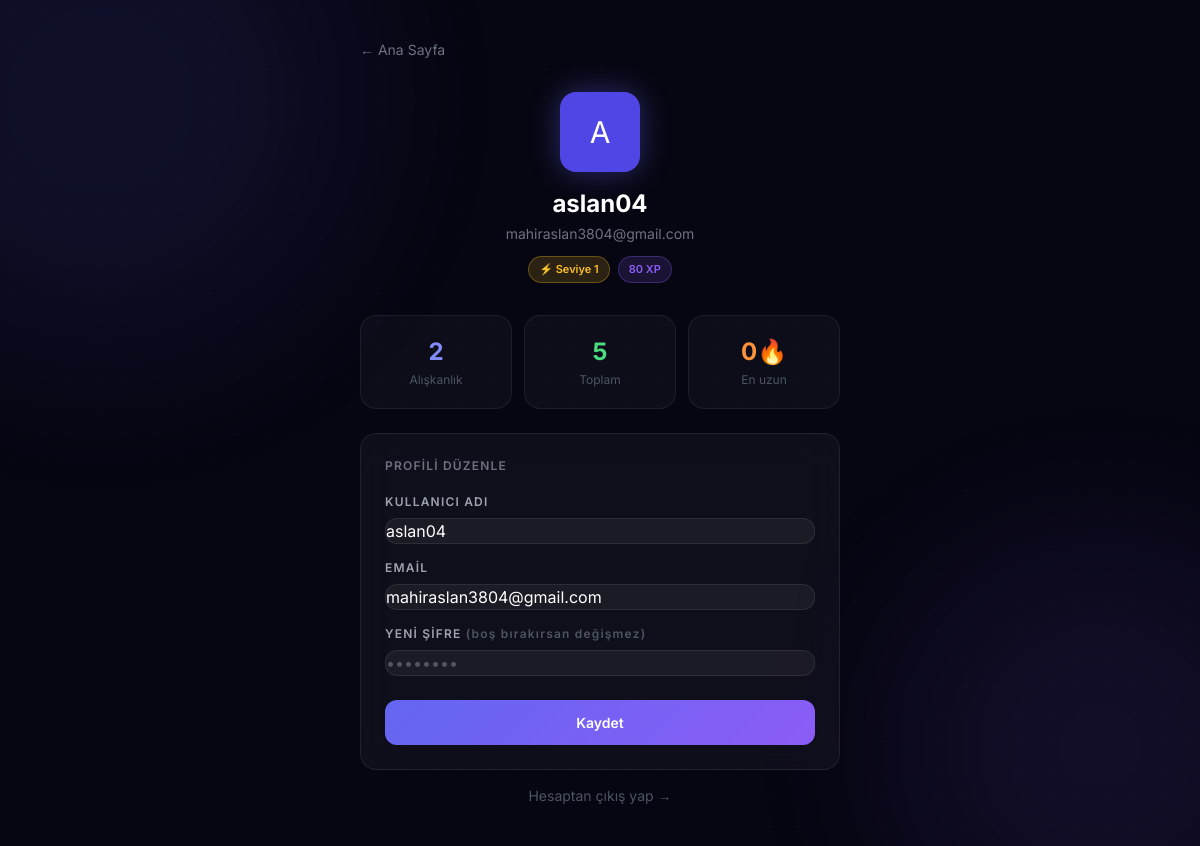
The app's page /profile (signed in) with its own data.
### app.py (models this page shows)
class User(UserMixin, db.Model):
    id = db.Column(db.Integer, primary_key=True)
    username = db.Column(db.String(80), unique=True, nullable=False)
    email = db.Column(db.String(120), unique=True, nullable=False)
    password = db.Column(db.String(200), nullable=False)
    xp = db.Column(db.Integer, default=0)
    level = db.Column(db.Integer, default=1)
    freeze_count = db.Column(db.Integer, default=3)
    onboarded = db.Column(db.Boolean, default=False)
    habits = db.relationship('Habit', backref='user', lazy=True, cascade='all, delete-orphan')
    todos = db.relationship('Todo', backref='user', lazy=True, cascade='all, delete-orphan')

### app.py (the view, shortened to what this page needs)
@app.route('/profile', methods=['GET', 'POST'])
@login_required
def profile():
    total_logs = sum(len(h.logs) for h in current_user.habits)
    max_streak = max((get_streak(h) for h in current_user.habits), default=0)
    return render_template('profile.html', user=current_user, total_logs=total_logs, max_streak=max_streak)

### app.py (called while the page is built)
@login_manager.user_loader
def load_user(user_id):
    return User.query.get(int(user_id))

def get_streak(habit):
    streak = 0
    check_date = date.today()
    log_dates = {l.date for l in habit.logs}
    while str(check_date) in log_dates:
        streak += 1
        check_date -= timedelta(days=1)
    return streak

### templates/profile.html (shortened to what this page needs)
<!DOCTYPE html>
<html lang="tr" data-theme="dark">
<head>
    <script src="https://cdn.tailwindcss.com"></script>
</head>
<body>
<div class="bg-orb orb1"></div>
<div class="bg-orb orb2"></div>
<div class="dot-grid"></div>
<div class="relative z-10 max-w-lg mx-auto px-4 py-10">
    <a href="/" class="flex items-center gap-2 text-gray-500 hover:text-white transition mb-8 text-sm">
        ← Ana Sayfa
    </a>
    <div class="text-center mb-8 slide-up">
        <div class="w-20 h-20 rounded-2xl bg-indigo-600 flex items-center justify-center text-3xl mx-auto mb-4" style="box-shadow:0 0 30px rgba(99,102,241,0.4)">
            {{ user.username[0].upper() }}
        </div>
        <h1 class="text-2xl font-bold">{{ user.username }}</h1>
        <p class="text-gray-500 text-sm mt-1">{{ user.email }}</p>
        <div class="flex items-center justify-center gap-2 mt-3">
            <span class="badge badge-gold">⚡ Seviye {{ user.level }}</span>
            <span class="badge badge-purple">{{ user.xp }} XP</span>
        </div>
    </div>
    <div class="grid grid-cols-3 gap-3 mb-6 slide-up">
        <div class="stat-card">
            <p class="text-2xl font-bold text-indigo-400">{{ user.habits|length }}</p>
            <p class="text-xs text-gray-600 mt-1">Alışkanlık</p>
        </div>
        <div class="stat-card">
            <p class="text-2xl font-bold text-green-400">{{ total_logs }}</p>
            <p class="text-xs text-gray-600 mt-1">Toplam</p>
        </div>
        <div class="stat-card">
            <p class="text-2xl font-bold text-orange-400">{{ max_streak }}🔥</p>
            <p class="text-xs text-gray-600 mt-1">En uzun</p>
        </div>
    </div>
    <div class="glass rounded-2xl p-6 mb-4 slide-up">
        <p class="text-xs text-gray-500 uppercase tracking-widest mb-5 font-semibold">Profili Düzenle</p>
        <form method="POST" action="/profile">
            <div class="mb-4">
                <label class="text-xs text-gray-400 uppercase tracking-widest mb-2 block font-semibold">Kullanıcı Adı</label>
                <input type="text" name="username" value="{{ user.username }}" placeholder="Kullanıcı adı">
            </div>
            <div class="mb-4">
                <label class="text-xs text-gray-400 uppercase tracking-widest mb-2 block font-semibold">Email</label>
                <input type="email" name="email" value="{{ user.email }}" placeholder="Email">
            </div>
            <div class="mb-6">
                <label class="text-xs text-gray-400 uppercase tracking-widest mb-2 block font-semibold">Yeni Şifre <span class="text-gray-600 normal-case">(boş bırakırsan değişmez)</span></label>
                <input type="password" name="password" placeholder="••••••••">
            </div>
            <button type="submit" class="btn">Kaydet</button>
        </form>
    </div>
    <a href="/logout" class="block text-center text-sm text-gray-600 hover:text-red-400 transition mt-4">
        Hesaptan çıkış yap →
    </a>
</div>
</body>
</html>

### templates/profile.html (style rules this page uses)
* { font-family: 'Inter', sans-serif; }
body { background: #060612; min-height: 100vh; color: white; }
.bg-orb { position: fixed; border-radius: 50%; filter: blur(90px); opacity: 0.1; pointer-events: none; animation: float 8s ease-in-out infinite; }
.orb1 { width:500px;height:500px;background:#6366f1;top:-150px;left:-150px }
.orb2 { width:400px;height:400px;background:#8b5cf6;bottom:-100px;right:-100px;animation-delay:3s }
.dot-grid { position:fixed;inset:0;background-image:radial-gradient(rgba(255,255,255,0.03) 1px,transparent 1px);background-size:28px 28px;pointer-events:none }
.glass { background:rgba(255,255,255,0.04);backdrop-filter:blur(20px);border:1px solid rgba(255,255,255,0.08) }
input { background:rgba(255,255,255,0.05)!important;border:1px solid rgba(255,255,255,0.08)!important;color:white!important;transition:all 0.3s;width:100%;padding:12px 16px;border-radius:12px;font-size:14px;outline:none }
input::placeholder { color:rgba(255,255,255,0.25)!important }
.btn { background:linear-gradient(135deg,#6366f1,#8b5cf6);color:white;padding:12px;border-radius:12px;font-weight:600;font-size:14px;width:100%;cursor:pointer;transition:all 0.3s;border:none }
.stat-card { background:rgba(255,255,255,0.03);border:1px solid rgba(255,255,255,0.07);border-radius:16px;padding:20px;text-align:center }
.slide-up { animation:slideUp 0.5s ease forwards }
.badge { display:inline-flex;align-items:center;gap:4px;padding:4px 10px;border-radius:99px;font-size:11px;font-weight:600 }
.badge-gold { background:rgba(251,191,36,0.15);border:1px solid rgba(251,191,36,0.3);color:#fbbf24 }
.badge-purple { background:rgba(139,92,246,0.15);border:1px solid rgba(139,92,246,0.3);color:#8b5cf6 }

### records on screen
User: username "A", username "aslan04", email "mahiraslan3804@gmail.com", level "1", xp "80"

### other values on screen
{{ user.habits|length }} "2"
{{ total_logs }} "5"
{{ max_streak }} "0"
